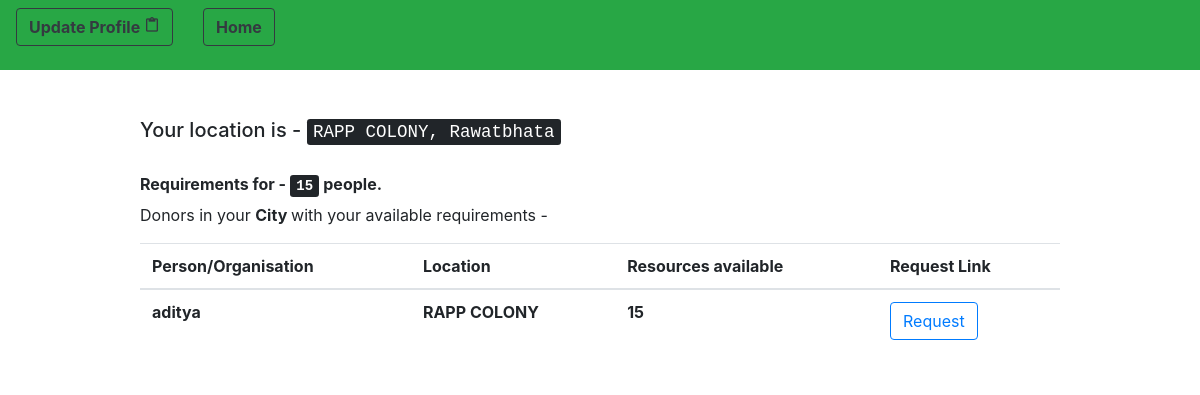
Before: /users/showDonor/ (signed in) with the older database file.
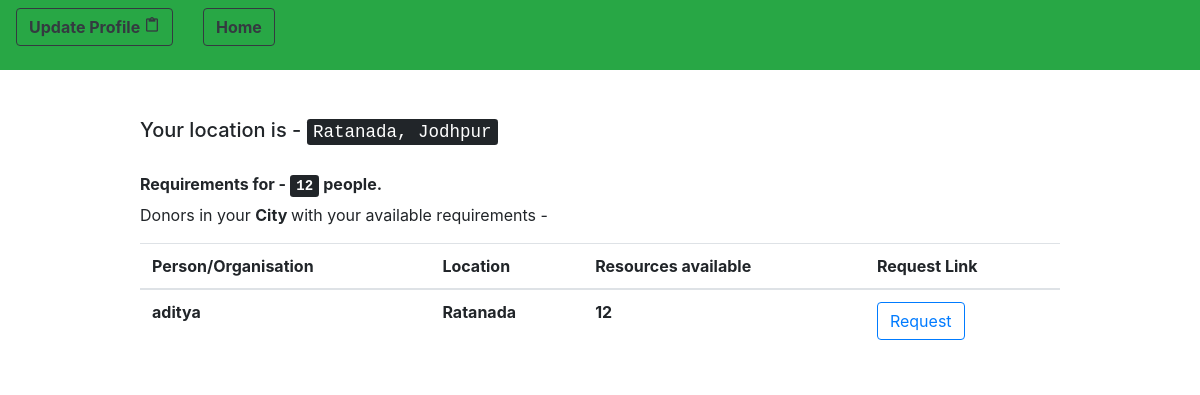
After: the same page with the newer database file.
### customUser/models.py (models this page shows, shortened)
class CustomUser(AbstractUser):
    pin_code = models.IntegerField(null = True)
    contact_no = models.IntegerField(null = True)
    resources = models.IntegerField(null = True) # no. of persons avability/requirement
    locality = models.CharField(max_length = 100)
    city = models.CharField(max_length = 50)
    """CHOICES=[('0','Donor'),
                   ('1','Reciever')]"""
    state = models.CharField(max_length = 50, default = " ")
    user_type = models.IntegerField(null = True) # 0 - Donor 1 - Reciever
    email = models.EmailField(unique=True)

### customUser/views.py (the view)
# urls.py: path('showDonor/', views.show_nearby_donors, name = 'showNearbyDonors'),
def show_nearby_donors(request):
	you = request.user
	you_address = you.locality + ',' + you.city
	donors = CustomUser.objects.filter(city = you.city)
	return render(request, 'show_donors.html', {'you' : you, 'donors' : donors})

### templates/show_donors.html (shortened to what this page needs)
{% extends 'base.html' %}
{% block navigation %}
	<div class = "row">
		<div class = "col">
			<form method = "get" action = "{% url 'edit_profile' %}">
				<button type = "submit" class = "btn btn-outline-dark navbar-btn"> <strong> Update Profile </strong><i class="material-icons" style="font-size:16px">content_paste</i></button>
			</form>
		</div>
		<div class = "col">
	<form method = "post" action = "{% url 'homePage' %}">
		<button type = "submit" class = "btn btn-outline-dark navbar-btn"> <strong>Home </strong></button>
	</form>
</div>
	</div>
{% endblock %}
{% block content %}
	<h5> Your location is - <kbd> {{ you.locality }}, {{ you.city }} </kbd> </h5> <br>
	<h6> <strong> Requirements for - <kbd> {{ you.resources }}</kbd> people.</strong></h6>
	<p> Donors in your <strong> City </strong> with your available requirements -  </p>
	<table class = "table">
			<thead>
				<tr>
					<th scope="col"> Person/Organisation </th>
					<th scope="col"> Location </th>
					<th scope="col"> Resources available </th>
					<th scope ="col"> Request Link </th>
				</tr>
			</thead>
			<tbody>
	{% for i in donors %}
		{% if i.username != 'admin' and i.user_type == 0 and i.resources > 0%}
				<tr>
				<th scope="row"> {{ i.username }}  </th>
				<th scope="row"> {{ i.locality }} </th>
				<th scope="row"> {{ i.resources }} </th>
				<th scope="row">
					<form method = "get" action = "{% url 'update_requirements' i.email %}"> {% csrf_token %}
						<button class = "btn btn-outline-primary"> Request </button>
					</form>
				</th>
			</tr>
		{% endif %}
	{% endfor %}
	</tbody>
			</table>
	<br> <br>
{% endblock %}

### templates/base.html (shortened to what this page needs)
<head>
    <link rel="stylesheet" href="https://stackpath.bootstrapcdn.com/bootstrap/4.1.3/css/bootstrap.min.css">
<link rel="stylesheet" href="https://cdnjs.cloudflare.com/ajax/libs/font-awesome/4.7.0/css/font-awesome.min.css">
</head>
<body>
<nav class="navbar navbar-expand-lg navbar-light bg-success">
  {% block navigation %}
  {% endblock %}
</nav>
<br>
<div class="container">
      <div class="row justify-content-center">
        <div class="col-10">
          <br class="mt-4 mb-4">
          {% block content %}{% endblock %}
        </div>
      </div>
    </div>
</body>

Changed rows visible on the page:
removed CustomUser: locality "RAPP COLONY", city "Rawatbhata", resources "15", username "aditya"
added CustomUser: locality "Ratanada", city "Jodhpur", resources "12", username "aditya"
